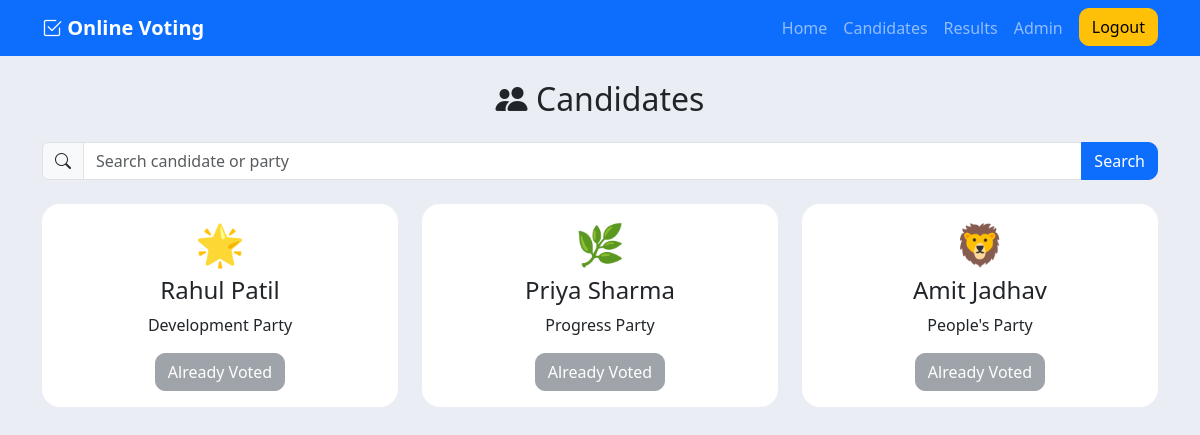
The page /candidates (signed in) on the database its author committed.
### tables this page shows
CREATE TABLE candidates(
            id INTEGER PRIMARY KEY AUTOINCREMENT,
            name TEXT NOT NULL,
            party TEXT NOT NULL,
            symbol TEXT,
            votes INTEGER DEFAULT 0
        );

### app.py (the view)
@app.route("/candidates")
@login_required
def candidates():
    search = request.args.get("search","").strip()
    connection = get_db()
    candidates = connection.execute("""
        SELECT * FROM candidates
        WHERE name LIKE ?
        OR party LIKE ?
        ORDER BY id
    """, (
        f"%{search}%",
        f"%{search}%"
    )).fetchall()
    user = connection.execute("""
        SELECT has_voted
        FROM users
        WHERE id = ?
    """, (
        session["user_id"],
    )).fetchone()
    connection.close()
    return render_template(
        "candidates.html",
        candidates=candidates,
        search=search,
        has_voted=user["has_voted"]
    )

### app.py (called while the page is built)
def get_db():
    connection = sqlite3.connect(DATABASE)
    connection.row_factory = sqlite3.Row
    return connection

def login_required(function):
    @wraps(function)
    def decorated_function(*args, **kwargs):
        if "user_id" not in session:
            flash("Please login first.", "warning")
            return redirect(url_for("login"))
        return function(*args, **kwargs)
    return decorated_function

### templates/candidates.html (shortened to what this page needs)
{% extends "base.html" %}
{% block content %}
<h2 class="text-center mb-4">
<i class="bi bi-people-fill"></i>
Candidates
</h2>
<form
    method="GET"
    class="mb-4"
>
<div class="input-group">
<span class="input-group-text">
<i class="bi bi-search"></i>
</span>
<input
    type="text"
    name="search"
    value="{{ search }}"
    class="form-control"
    placeholder="Search candidate or party"
>
<button
    class="btn btn-primary"
>
Search
</button>
</div>
</form>
<div class="row">
{% for candidate in candidates %}
<div class="col-md-4 mb-4">
<div class="card candidate-card">
<div class="card-body text-center">
<h1>
{{ candidate.symbol }}
</h1>
<h4>
{{ candidate.name }}
</h4>
<p>
{{ candidate.party }}
</p>
{% if has_voted %}
<button
    class="btn btn-secondary"
    disabled
>
Already Voted
</button>
{% endif %}
</div>
</div>
</div>
{% else %}
<p class="text-center">
No candidate found.
</p>
{% endfor %}
</div>
{% endblock %}

### Static/style.css (style rules this page uses)
body { background: #eaedf4; }
.candidate-card { border: none; border-radius: 18px; transition: 0.3s; }
.btn { border-radius: 10px; }
.card { border-radius: 18px; }

### rows shown on the page
candidates: symbol "🌟", name "Rahul Patil", party "Development Party"
candidates: symbol "🌿", name "Priya Sharma", party "Progress Party"
candidates: symbol "🦁", name "Amit Jadhav", party "People's Party"
